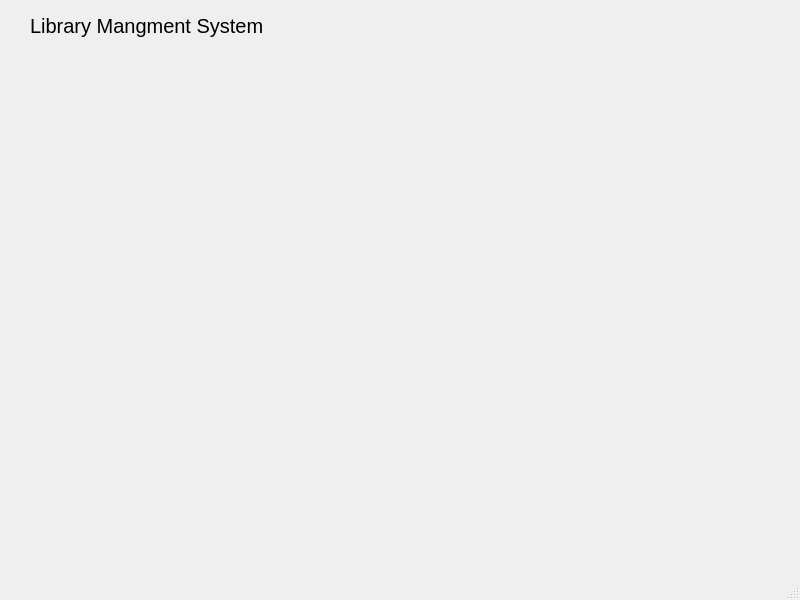
<?xml version="1.0" encoding="UTF-8"?>
<ui version="4.0">
 <class>MainWindow</class>
 <widget class="QMainWindow" name="MainWindow">
  <property name="geometry">
   <rect>
    <x>0</x>
    <y>0</y>
    <width>800</width>
    <height>600</height>
   </rect>
  </property>
  <property name="windowTitle">
   <string>MainWindow</string>
  </property>
  <widget class="QWidget" name="centralwidget">
   <widget class="QLabel" name="Titlelabel">
    <property name="geometry">
     <rect>
      <x>30</x>
      <y>10</y>
      <width>251</width>
      <height>31</height>
     </rect>
    </property>
    <property name="styleSheet">
     <string notr="true">QLabel
{
font-size:20px;
}</string>
    </property>
    <property name="text">
     <string>Library Mangment System</string>
    </property>
   </widget>
  </widget>
  <widget class="QMenuBar" name="menubar">
   <property name="geometry">
    <rect>
     <x>0</x>
     <y>0</y>
     <width>800</width>
     <height>20</height>
    </rect>
   </property>
  </widget>
  <widget class="QStatusBar" name="statusbar"/>
 </widget>
 <resources/>
 <connections/>
</ui>
